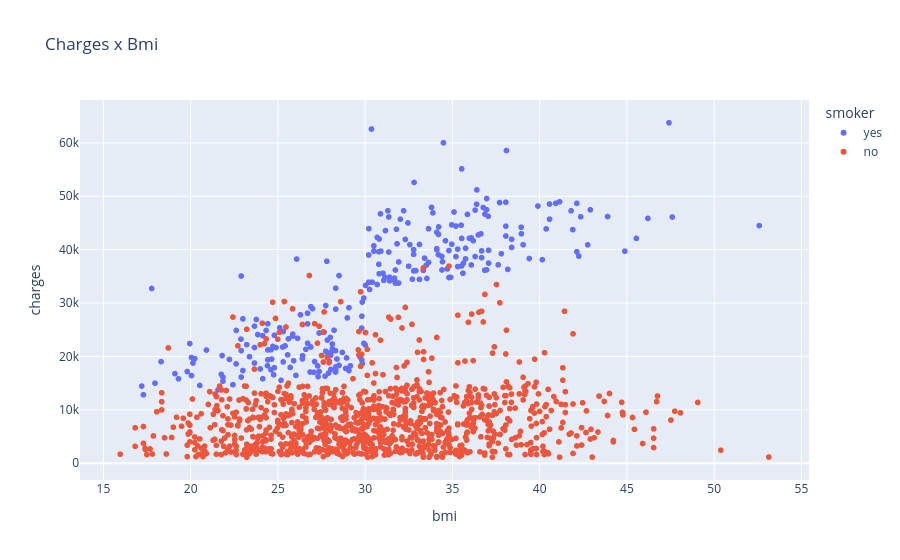

Notebook code cell kept with this figure:
### Markdown cell above
1. In the first observation, we can see that the biggest part of "healthy non-smoke" on the graphic pays less than $20k/y independent of their age. Also, every 'healthy non-smoker' person pays less than $40k/y and considering that its minimal the counts of this group paying medical charges between $30k/y-$40k/y we can easily say that: "If don't smoke, you'll ceartainly pays less than $35k/y in medical charges". But, if you do. Well, then its very possible that'll pay way more than $30k/y based on data.

2. Taking another vision on the 'healthy-non smoker' people, we can see basically a linear function on the mainly concentration of them, which is progressive at the way the ages increase. We can also see soemthing like that on 'smokers' but not soo clean like the other one.

### Code cell
fig6 = px.scatter(data_frame=df,
                  y='charges',
                  x='bmi',
                  hover_data='sex',
                  color='smoker',
                  title='Charges x Bmi')
fig6.show()

### Figure 1 — Plotly figure (JSON) as saved in the notebook; plotly's stock layout.template omitted (floating-point values rounded to 4 significant figures; data arrays with more than 128 entries replaced by an {"elided": "..."} marker saying what was removed)
{"data": [{"customdata": {"elided": "274x1 str values"}, "hovertemplate": "smoker=yes<br>bmi=%{x}<br>charges=%{y}<br>sex=%{customdata[0]}<extra></extra>", "legendgroup": "yes", "marker": {"color": "#636efa", "symbol": "circle"}, "mode": "markers", "name": "yes", "showlegend": true, "type": "scattergl", "x": {"elided": "274 float values"}, "xaxis": "x", "y": {"elided": "274 float values"}, "yaxis": "y"}, {"customdata": {"elided": "1064x1 str values"}, "hovertemplate": "smoker=no<br>bmi=%{x}<br>charges=%{y}<br>sex=%{customdata[0]}<extra></extra>", "legendgroup": "no", "marker": {"color": "#EF553B", "symbol": "circle"}, "mode": "markers", "name": "no", "showlegend": true, "type": "scattergl", "x": {"elided": "1064 float values"}, "xaxis": "x", "y": {"elided": "1064 float values"}, "yaxis": "y"}], "layout": {"legend": {"title": {"text": "smoker"}, "tracegroupgap": 0}, "title": {"text": "Charges x Bmi"}, "xaxis": {"anchor": "y", "domain": [0, 1], "title": {"text": "bmi"}}, "yaxis": {"anchor": "x", "domain": [0, 1], "title": {"text": "charges"}}}}
